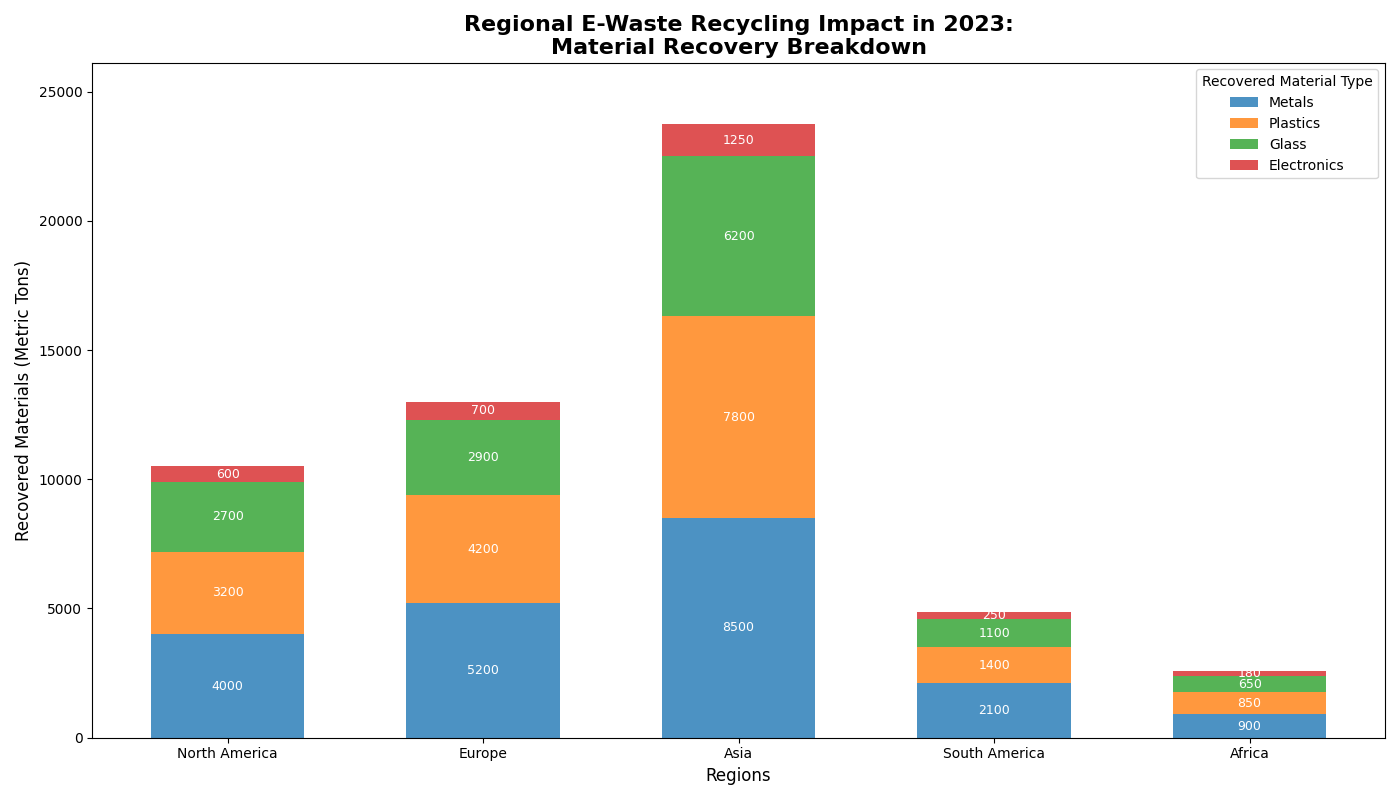

The script that drew this image:
import matplotlib.pyplot as plt
import numpy as np

regions = ['North America', 'Europe', 'Asia', 'South America', 'Africa']

# Altered e-waste material recovery data (in metric tons)
na_recovery = [4000, 3200, 2700, 600]  # slightly altered
eu_recovery = [5200, 4200, 2900, 700]  # slightly altered
asia_recovery = [8500, 7800, 6200, 1250]  # slightly altered
sa_recovery = [2100, 1400, 1100, 250]  # slightly altered
africa_recovery = [900, 850, 650, 180]  # slightly altered

data = np.array([na_recovery, eu_recovery, asia_recovery, sa_recovery, africa_recovery])

fig, ax = plt.subplots(figsize=(14, 8))

colors = ['#1f77b4', '#ff7f0e', '#2ca02c', '#d62728']
bar_positions = np.arange(len(regions))
bar_width = 0.6
bottoms = np.zeros(len(regions))

for i in range(data.shape[1]):
    ax.bar(bar_positions, data[:, i], width=bar_width, label=['Metals', 'Plastics', 'Glass', 'Electronics'][i],
           color=colors[i], bottom=bottoms, alpha=0.8)
    bottoms += data[:, i]

ax.set_title('Regional E-Waste Recycling Impact in 2023:\nMaterial Recovery Breakdown', fontsize=16, fontweight='bold')
ax.set_xlabel('Regions', fontsize=12)
ax.set_ylabel('Recovered Materials (Metric Tons)', fontsize=12)
ax.set_xticks(bar_positions)
ax.set_xticklabels(regions, fontsize=10)
ax.set_ylim(0, max(data.sum(axis=1)) * 1.1)

ax.legend(title='Recovered Material Type', fontsize=10)

for i, region_data in enumerate(data):
    cumulative = 0
    for j, amount in enumerate(region_data):
        ax.text(i, cumulative + amount / 2, f'{amount}', ha='center', va='center', fontsize=9, color='white')
        cumulative += amount

plt.tight_layout()
plt.show()
